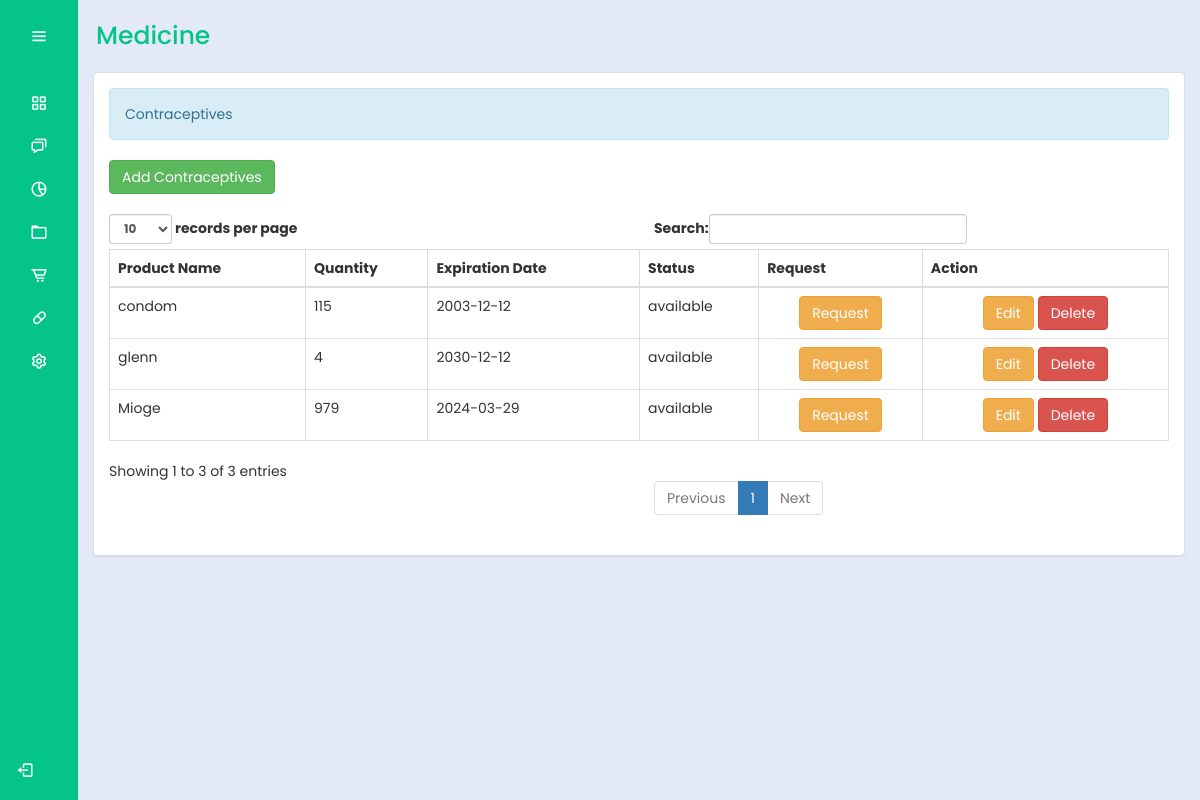
Before: /bhw/contraceptives.php (signed in) with the older database file.
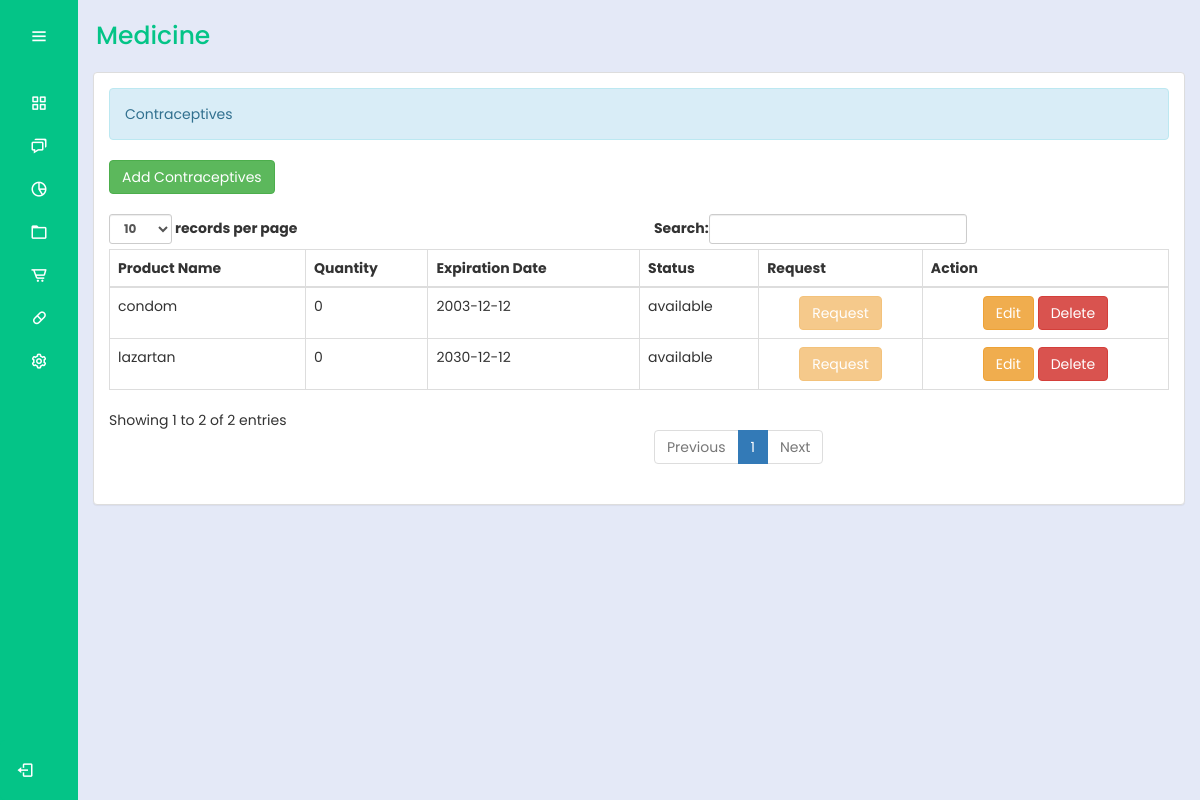
After: the same page with the newer database file.
### tables this page shows
CREATE TABLE `medicines` (
  `productId` int(30) NOT NULL,
  `productName` varchar(100) NOT NULL,
  `sponsor` varchar(100) NOT NULL,
  `unit` varchar(100) NOT NULL,
  `batch` varchar(100) NOT NULL,
  `quantity1` int(10) NOT NULL,
  `total` int(10) NOT NULL,
  `expDate` date NOT NULL,
  `status` varchar(100) NOT NULL,
  `action` varchar(100) NOT NULL
);

### bhw/contraceptives.php (the view, shortened to what this page needs)
<?php
@include "../connection/connect.php";
if(isset($_SESSION['user_data'])){
?>
<!DOCTYPE html>
<html lang="en">
<head>
  <link rel="stylesheet" href="../cssmainmenu/style.css">
  <link href='https://unpkg.com/boxicons@2.1.4/css/boxicons.min.css' rel='stylesheet'>
  <link rel = "stylesheet" type = "text/css" href = "../css/bootstrap.css " />
  <link rel = "stylesheet" type = "text/css" href = "../css/style.css" />
</head>
<body>
  <div class="sidebar">
    <div class="logo_details">
      <i class="bx bx-menu" id="btn"></i>
    </div>
    <ul class="nav-list">
      <li>
        <a href="homemedd.php">
          <i class="bx bx-grid-alt"></i>
        </a>
      </li>
      <li>
        <a href="../logout.php">
          <i class="bx bx-chat"></i>
        </a>
      </li>
      <li>
        <a href="#">
          <i class="bx bx-pie-chart-alt-2"></i>
        </a>
      </li>
      <li>
        <a href="userRecMed.php">
          <i class="bx bx-folder"></i>
        </a>
      </li>
      <li>
        <a href="medicinee.php">
          <i class="bx bx-cart-alt"></i>
        </a>
      </li>
      <li>
        <a href="contraceptives.php">
            <i class="bx bx-capsule"></i>
        </a>
        </li>
      <li>
        <a href="#">
          <i class="bx bx-cog"></i>
        </a>
      </li>
      <li class="profile">
  <div class="profile_details">
    <div class="profile_content">
    <div class="name"><?php echo $_SESSION['user_data']['name']; ?></div>
    </div>
  </div>
  <a href="../logout.php" id="log_out">
    <i class="bx bx-log-out"></i>
  </a>
  </li>
    </ul>
  </div>
  <section class="home-section">
  <div class="text">Medicine</div>
    <div class="container-fluid">
      <div class="panel panel-default">
        <div class="panel-body">
          <div class="alert alert-info">Contraceptives</div>
          <a href="add_med.php" class="btn btn-success"> Add Contraceptives</a>
           <br />
          <br />
<table id="table" class="table table-bordered">
    <thead>
        <tr>
            <th>Product Name</th>
            <th>Quantity</th>
            <th>Expiration Date</th>
            <th>Status</th>
            <th>Request</th>
            <th>Action</th>
        </tr>
    </thead>
    <tbody>
        <?php
        $query = $conn->query("SELECT * FROM medicines") or die(mysqli_error());
        while ($fetch = $query->fetch_array()) {
            $status = $fetch['status'];
        ?>
            <tr>
                <td><?php echo $fetch['productName'] ?></td>
                <td><?php echo $fetch['total'] ?></td>
                <td><?php echo $fetch['expDate'] ?></td>
                <td><?php echo $status ?></td>
                <td>
                    <center>
                        <?php if ($status == 'unavailable' || $fetch['total'] == 0): ?>
                            <button class="btn btn-warning" disabled>Request</button>
                        <?php else: ?>
                            <a class="btn btn-warning" href="request.php?productName=<?php echo urlencode($fetch['productName']); ?>">Request</a>
                        <?php endif; ?>
                    </center>
                </td>
                    <td>
                      <center>
                        <a class="btn btn-warning" href="edit_med.php?productId=<?php echo $fetch['productId'] ?>"></i> Edit</a>
                        <a class="btn btn-danger" onclick="confirmationDelete(this); return false;" href="../admin_query/delete_med.php?productId=<?php echo $fetch['productId'] ?>">Delete</a>
                      </center>
                    </td>
                  </tr>
        <?php
        }
        ?>
    </tbody>
</table>
        </div>
      </div>
    </div>
  </section>
</body>
</html>
<?php
}
else{
	header("Location:.././index.php?error=UnAuthorized Access");
}

Changed rows visible on the page:
removed medicines: productName "Mioge", total "979", expDate "2024-03-29", status "available"
changed medicines "condom": total "115" → "0"
changed medicines: productName "glenn" → "lazartan"; total "4" → "0"
Other visible differences:
text written by a page script: "records per page Search: Showing 1 to 3 of 3 entries Previous 1 Next" → "records per page Search: Showing 1 to 2 of 2 entries Previous 1 Next"
